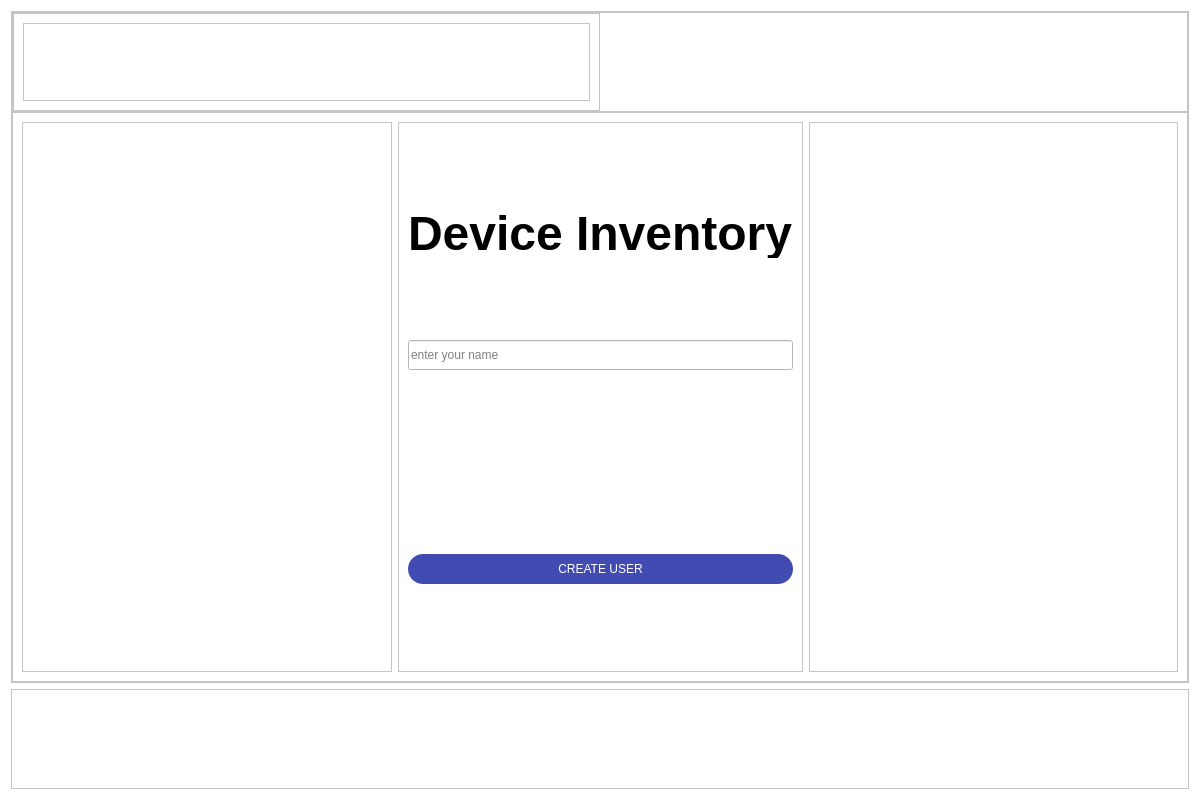
<?xml version="1.0" encoding="UTF-8"?>
<ui version="4.0">
    <class>Dialog</class>
    <widget class="QDialog" name="Dialog">
        <property name="geometry">
            <rect>
                <x>0</x>
                <y>0</y>
                <width>1200</width>
                <height>800</height>
            </rect>
        </property>
        <property name="windowTitle">
            <string>Dialog</string>
        </property>
        <property name="styleSheet">
            <string notr="true">background-color: white;</string>
        </property>
        <layout class="QVBoxLayout" name="verticalLayout">
            <item>
                <widget class="QFrame" name="body">
                    <property name="sizePolicy">
                        <sizepolicy hsizetype="Expanding" vsizetype="Preferred">
                            <horstretch>0</horstretch>
                            <verstretch>0</verstretch>
                        </sizepolicy>
                    </property>
                    <property name="frameShape">
                        <enum>QFrame::StyledPanel</enum>
                    </property>
                    <property name="frameShadow">
                        <enum>QFrame::Raised</enum>
                    </property>
                    <layout class="QVBoxLayout" name="verticalLayout_2">
                        <property name="spacing">
                            <number>0</number>
                        </property>
                        <property name="leftMargin">
                            <number>0</number>
                        </property>
                        <property name="topMargin">
                            <number>0</number>
                        </property>
                        <property name="rightMargin">
                            <number>0</number>
                        </property>
                        <property name="bottomMargin">
                            <number>0</number>
                        </property>
                        <item>
                            <widget class="QFrame" name="controls">
                                <property name="sizePolicy">
                                    <sizepolicy hsizetype="Preferred" vsizetype="Fixed">
                                        <horstretch>0</horstretch>
                                        <verstretch>0</verstretch>
                                    </sizepolicy>
                                </property>
                                <property name="minimumSize">
                                    <size>
                                        <width>0</width>
                                        <height>100</height>
                                    </size>
                                </property>
                                <property name="styleSheet">
                                    <string notr="true"/>
                                </property>
                                <property name="frameShape">
                                    <enum>QFrame::StyledPanel</enum>
                                </property>
                                <property name="frameShadow">
                                    <enum>QFrame::Raised</enum>
                                </property>
                                <layout class="QHBoxLayout" name="horizontalLayout">
                                    <property name="spacing">
                                        <number>0</number>
                                    </property>
                                    <property name="leftMargin">
                                        <number>0</number>
                                    </property>
                                    <property name="topMargin">
                                        <number>0</number>
                                    </property>
                                    <property name="rightMargin">
                                        <number>0</number>
                                    </property>
                                    <property name="bottomMargin">
                                        <number>0</number>
                                    </property>
                                    <item>
                                        <widget class="QFrame" name="frame">
                                            <property name="frameShape">
                                                <enum>QFrame::StyledPanel</enum>
                                            </property>
                                            <property name="frameShadow">
                                                <enum>QFrame::Raised</enum>
                                            </property>
                                            <layout class="QHBoxLayout" name="horizontalLayout_5">
                                                <item>
                                                    <widget class="QFrame" name="frame_6">
                                                        <property name="sizePolicy">
                                                            <sizepolicy hsizetype="Preferred" vsizetype="Minimum">
                                                                <horstretch>0</horstretch>
                                                                <verstretch>0</verstretch>
                                                            </sizepolicy>
                                                        </property>
                                                        <property name="minimumSize">
                                                            <size>
                                                                <width>30</width>
                                                                <height>30</height>
                                                            </size>
                                                        </property>
                                                        <property name="frameShape">
                                                            <enum>QFrame::StyledPanel</enum>
                                                        </property>
                                                        <property name="frameShadow">
                                                            <enum>QFrame::Raised</enum>
                                                        </property>
                                                        <layout class="QHBoxLayout" name="horizontalLayout_4">
                                                            <property name="leftMargin">
                                                                <number>0</number>
                                                            </property>
                                                            <property name="topMargin">
                                                                <number>0</number>
                                                            </property>
                                                            <property name="rightMargin">
                                                                <number>0</number>
                                                            </property>
                                                            <property name="bottomMargin">
                                                                <number>0</number>
                                                            </property>
                                                            <item alignment="Qt::AlignLeft|Qt::AlignTop">
                                                                <widget class="QPushButton" name="back_button">
                                                                    <property name="cursor">
                                                                        <cursorShape>PointingHandCursor</cursorShape>
                                                                    </property>
                                                                    <property name="styleSheet">
                                                                        <string notr="true">color: white; border: none
                                                                        </string>
                                                                    </property>
                                                                    <property name="text">
                                                                        <string/>
                                                                    </property>
                                                                    <property name="icon">
                                                                        <iconset resource="icons/icons.qrc">
                                                                            <normaloff>:/arrow-left.svg</normaloff>
                                                                            :/arrow-left.svg
                                                                        </iconset>
                                                                    </property>
                                                                </widget>
                                                            </item>
                                                        </layout>
                                                    </widget>
                                                </item>
                                            </layout>
                                        </widget>
                                    </item>
                                    <item alignment="Qt::AlignRight|Qt::AlignTop">
                                        <widget class="QFrame" name="frame_2">
                                            <property name="styleSheet">
                                                <string notr="true">color: white; border: none</string>
                                            </property>
                                            <property name="frameShape">
                                                <enum>QFrame::StyledPanel</enum>
                                            </property>
                                            <property name="frameShadow">
                                                <enum>QFrame::Raised</enum>
                                            </property>
                                            <layout class="QHBoxLayout" name="horizontalLayout_2">
                                                <property name="leftMargin">
                                                    <number>0</number>
                                                </property>
                                                <property name="topMargin">
                                                    <number>0</number>
                                                </property>
                                                <property name="rightMargin">
                                                    <number>0</number>
                                                </property>
                                                <property name="bottomMargin">
                                                    <number>0</number>
                                                </property>
                                                <item>
                                                    <widget class="QPushButton" name="to_dock">
                                                        <property name="sizePolicy">
                                                            <sizepolicy hsizetype="Fixed" vsizetype="Fixed">
                                                                <horstretch>0</horstretch>
                                                                <verstretch>0</verstretch>
                                                            </sizepolicy>
                                                        </property>
                                                        <property name="minimumSize">
                                                            <size>
                                                                <width>16</width>
                                                                <height>16</height>
                                                            </size>
                                                        </property>
                                                        <property name="styleSheet">
                                                            <string notr="true"/>
                                                        </property>
                                                        <property name="text">
                                                            <string/>
                                                        </property>
                                                        <property name="icon">
                                                            <iconset resource="icons.qrc">
                                                                <normaloff>:/icons/icons/arrow-down-left.svg</normaloff>
                                                                :/icons/icons/arrow-down-left.svg
                                                            </iconset>
                                                        </property>
                                                    </widget>
                                                </item>
                                                <item>
                                                    <widget class="QPushButton" name="minimize">
                                                        <property name="sizePolicy">
                                                            <sizepolicy hsizetype="Fixed" vsizetype="Fixed">
                                                                <horstretch>0</horstretch>
                                                                <verstretch>0</verstretch>
                                                            </sizepolicy>
                                                        </property>
                                                        <property name="minimumSize">
                                                            <size>
                                                                <width>16</width>
                                                                <height>16</height>
                                                            </size>
                                                        </property>
                                                        <property name="text">
                                                            <string/>
                                                        </property>
                                                        <property name="icon">
                                                            <iconset resource="icons.qrc">
                                                                <normaloff>:/icons/icons/minimize-2.svg</normaloff>
                                                                :/icons/icons/minimize-2.svg
                                                            </iconset>
                                                        </property>
                                                    </widget>
                                                </item>
                                                <item alignment="Qt::AlignRight|Qt::AlignTop">
                                                    <widget class="QPushButton" name="close">
                                                        <property name="sizePolicy">
                                                            <sizepolicy hsizetype="Fixed" vsizetype="Fixed">
                                                                <horstretch>0</horstretch>
                                                                <verstretch>0</verstretch>
                                                            </sizepolicy>
                                                        </property>
                                                        <property name="minimumSize">
                                                            <size>
                                                                <width>16</width>
                                                                <height>16</height>
                                                            </size>
                                                        </property>
                                                        <property name="text">
                                                            <string/>
                                                        </property>
                                                        <property name="icon">
                                                            <iconset resource="icons.qrc">
                                                                <normaloff>:/icons/icons/x.svg</normaloff>
                                                                :/icons/icons/x.svg
                                                            </iconset>
                                                        </property>
                                                    </widget>
                                                </item>
                                            </layout>
                                        </widget>
                                    </item>
                                </layout>
                            </widget>
                        </item>
                        <item>
                            <widget class="QFrame" name="content">
                                <property name="frameShape">
                                    <enum>QFrame::StyledPanel</enum>
                                </property>
                                <property name="frameShadow">
                                    <enum>QFrame::Raised</enum>
                                </property>
                                <layout class="QHBoxLayout" name="horizontalLayout_3">
                                    <item>
                                        <widget class="QFrame" name="frame_5">
                                            <property name="frameShape">
                                                <enum>QFrame::StyledPanel</enum>
                                            </property>
                                            <property name="frameShadow">
                                                <enum>QFrame::Raised</enum>
                                            </property>
                                        </widget>
                                    </item>
                                    <item>
                                        <widget class="QFrame" name="frame_3">
                                            <property name="frameShape">
                                                <enum>QFrame::StyledPanel</enum>
                                            </property>
                                            <property name="frameShadow">
                                                <enum>QFrame::Raised</enum>
                                            </property>
                                            <layout class="QVBoxLayout" name="verticalLayout_3">
                                                <item>
                                                    <widget class="QLabel" name="title">
                                                        <property name="sizePolicy">
                                                            <sizepolicy hsizetype="Preferred" vsizetype="Minimum">
                                                                <horstretch>0</horstretch>
                                                                <verstretch>0</verstretch>
                                                            </sizepolicy>
                                                        </property>
                                                        <property name="minimumSize">
                                                            <size>
                                                                <width>0</width>
                                                                <height>50</height>
                                                            </size>
                                                        </property>
                                                        <property name="maximumSize">
                                                            <size>
                                                                <width>16777215</width>
                                                                <height>50</height>
                                                            </size>
                                                        </property>
                                                        <property name="font">
                                                            <font>
                                                                <pointsize>36</pointsize>
                                                                <weight>75</weight>
                                                                <bold>true</bold>
                                                            </font>
                                                        </property>
                                                        <property name="text">
                                                            <string>Device Inventory</string>
                                                        </property>
                                                    </widget>
                                                </item>
                                                <item>
                                                    <widget class="QLineEdit" name="user_name_input">
                                                        <property name="sizePolicy">
                                                            <sizepolicy hsizetype="Minimum" vsizetype="Fixed">
                                                                <horstretch>0</horstretch>
                                                                <verstretch>0</verstretch>
                                                            </sizepolicy>
                                                        </property>
                                                        <property name="minimumSize">
                                                            <size>
                                                                <width>0</width>
                                                                <height>30</height>
                                                            </size>
                                                        </property>
                                                        <property name="styleSheet">
                                                            <string notr="true"/>
                                                        </property>
                                                        <property name="placeholderText">
                                                            <string>enter your name</string>
                                                        </property>
                                                    </widget>
                                                </item>
                                                <item>
                                                    <widget class="QLabel" name="error_text">
                                                        <property name="sizePolicy">
                                                            <sizepolicy hsizetype="Minimum" vsizetype="Minimum">
                                                                <horstretch>0</horstretch>
                                                                <verstretch>0</verstretch>
                                                            </sizepolicy>
                                                        </property>
                                                        <property name="minimumSize">
                                                            <size>
                                                                <width>0</width>
                                                                <height>20</height>
                                                            </size>
                                                        </property>
                                                        <property name="maximumSize">
                                                            <size>
                                                                <width>16777215</width>
                                                                <height>20</height>
                                                            </size>
                                                        </property>
                                                        <property name="styleSheet">
                                                            <string notr="true">color: red</string>
                                                        </property>
                                                        <property name="text">
                                                            <string/>
                                                        </property>
                                                    </widget>
                                                </item>
                                                <item>
                                                    <widget class="QPushButton" name="create_new_user_button">
                                                        <property name="minimumSize">
                                                            <size>
                                                                <width>0</width>
                                                                <height>30</height>
                                                            </size>
                                                        </property>
                                                        <property name="cursor">
                                                            <cursorShape>PointingHandCursor</cursorShape>
                                                        </property>
                                                        <property name="styleSheet">
                                                            <string notr="true">border-radius : 15; border: 2 px solid
                                                                black;
                                                                background-color :
                                                                #414BB2; color: white
                                                            </string>
                                                        </property>
                                                        <property name="text">
                                                            <string>CREATE USER</string>
                                                        </property>
                                                    </widget>
                                                </item>
                                            </layout>
                                        </widget>
                                    </item>
                                    <item>
                                        <widget class="QFrame" name="frame_4">
                                            <property name="frameShape">
                                                <enum>QFrame::StyledPanel</enum>
                                            </property>
                                            <property name="frameShadow">
                                                <enum>QFrame::Raised</enum>
                                            </property>
                                        </widget>
                                    </item>
                                </layout>
                            </widget>
                        </item>
                    </layout>
                </widget>
            </item>
            <item>
                <widget class="QFrame" name="footer">
                    <property name="sizePolicy">
                        <sizepolicy hsizetype="Minimum" vsizetype="Fixed">
                            <horstretch>0</horstretch>
                            <verstretch>0</verstretch>
                        </sizepolicy>
                    </property>
                    <property name="minimumSize">
                        <size>
                            <width>0</width>
                            <height>100</height>
                        </size>
                    </property>
                    <property name="frameShape">
                        <enum>QFrame::StyledPanel</enum>
                    </property>
                    <property name="frameShadow">
                        <enum>QFrame::Raised</enum>
                    </property>
                </widget>
            </item>
        </layout>
    </widget>
    <resources>
        <include location="icons.qrc"/>
        <include location="icons/icons.qrc"/>
    </resources>
    <connections/>
</ui>
